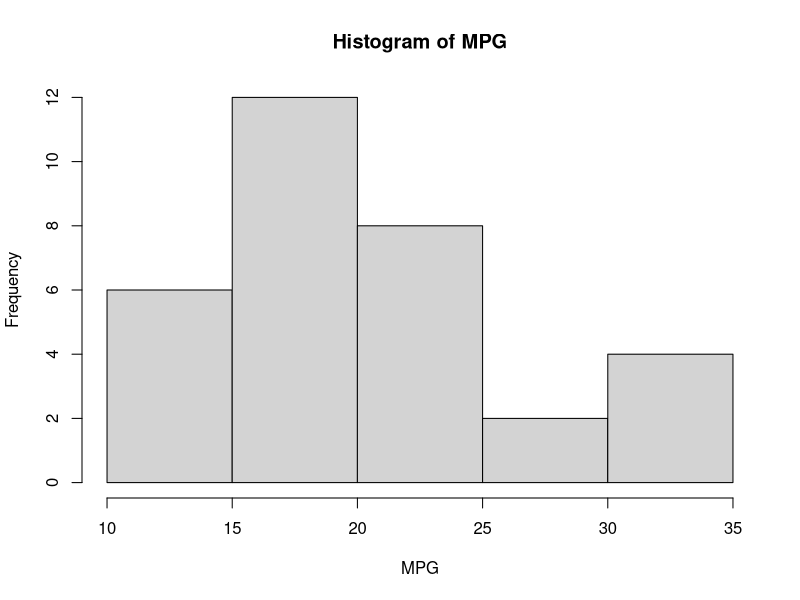
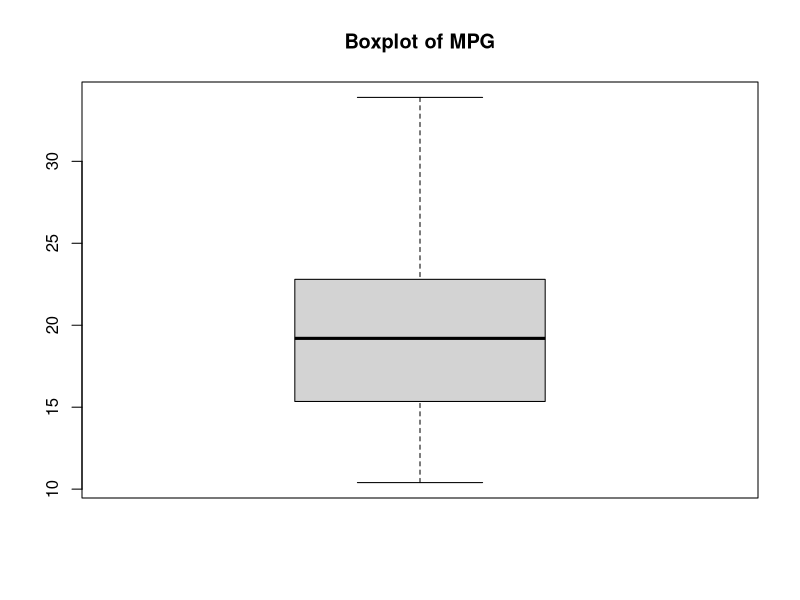
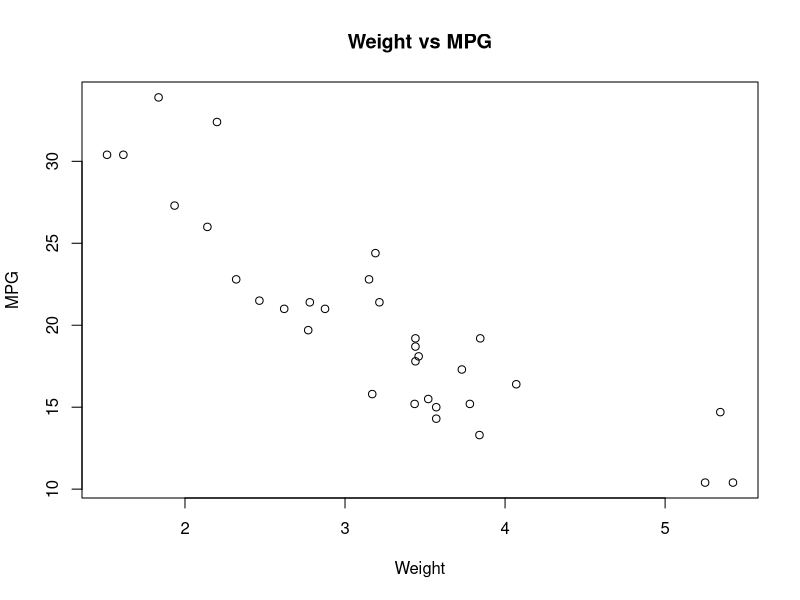
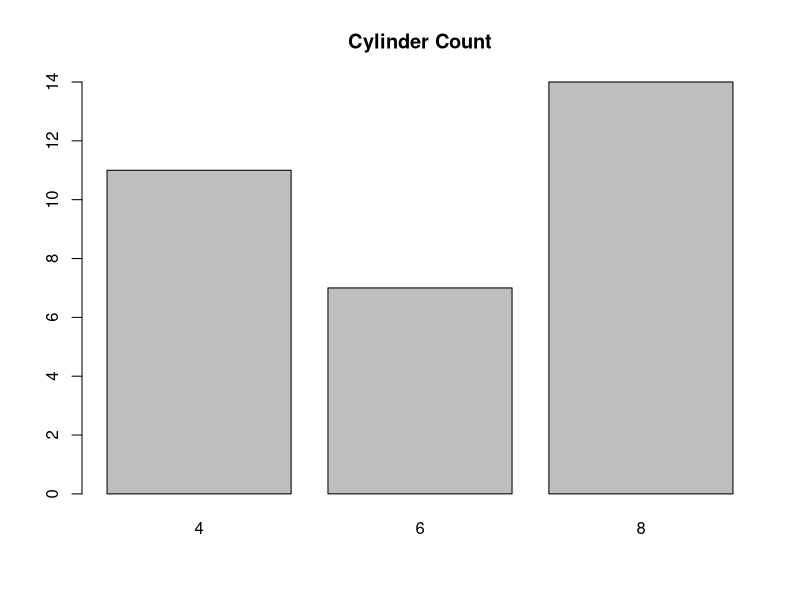

Source code (R) for these figures, in order:
data(mtcars)

# Histogram
hist(mtcars$mpg,
     main = "Histogram of MPG",
     xlab = "MPG")

# Boxplot
boxplot(mtcars$mpg,
        main = "Boxplot of MPG")

# Scatter Plot
plot(mtcars$wt,
     mtcars$mpg,
     main = "Weight vs MPG",
     xlab = "Weight",
     ylab = "MPG")

# Bar Plot
cylinders <- table(mtcars$cyl)

barplot(cylinders,
        main = "Cylinder Count")
